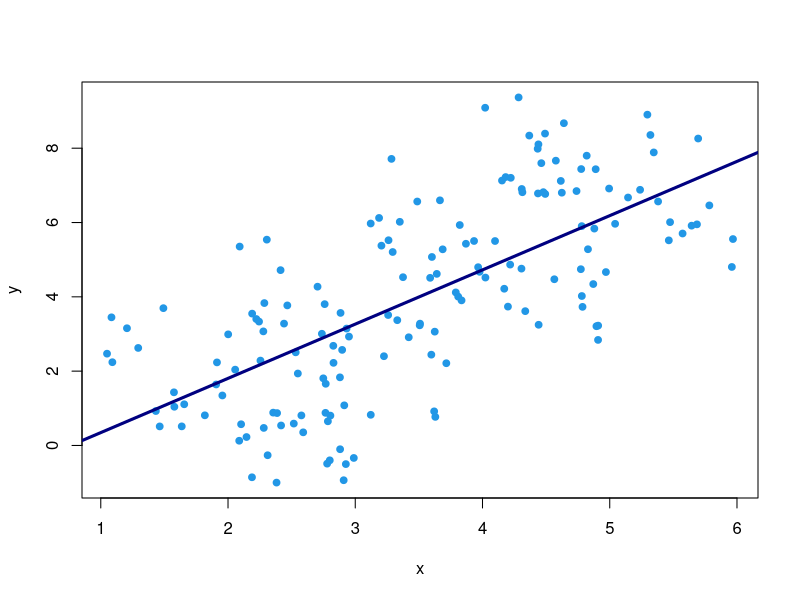
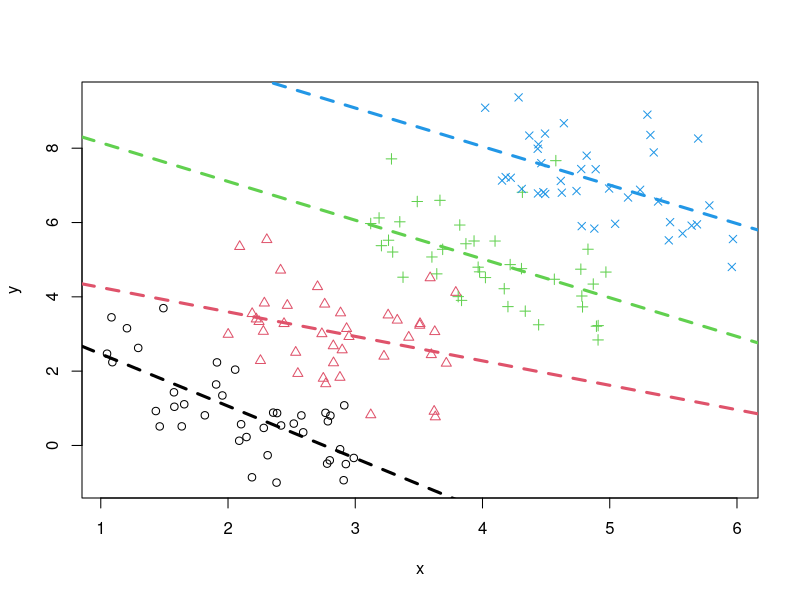

Write the R code that produced these figures, in order.
#label===PRsimpson1
set.seed(123)
g <- 4                            # number of groups
n <- 40                           # number of samples in each group
z <- rep(1:g, each = n)           # grouping variable
x <- runif(n * g, 0, 2) + z       # x variable that depends on z
y <- 3 * z - x + rnorm(n * g)     # y variable that depends on x and z
#===end

pdf("images/chapter_3/probability-Simpson-plots.pdf", height=3.5, width=3.5*1.5)
#label===PRsimpson2
plot(x, y, pch=19, col=4, cex=0.9) # plot the whole data
abline(lm(y ~ x), lwd=3, col="navyblue")   # show the overall linear trend
#===end

plot(x, y, pch = z, col = z)       # plot the data with group labeled
#label===PRsimpson3
for (grp in 1:g) # fit a line for each group
    abline(lm(y[z==grp] ~ x[z==grp]), lwd=3, col=grp, lty=2) # (@\wingding{1}@)
#===end
dev.off()
